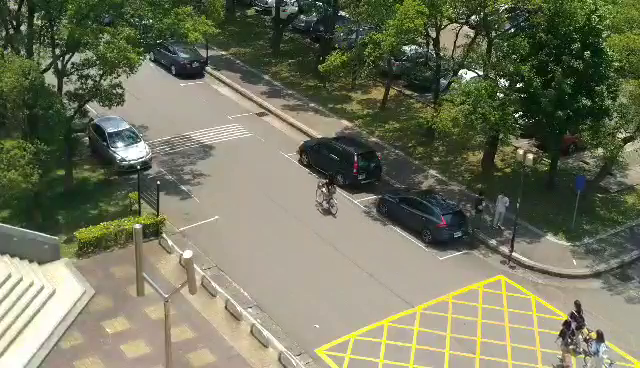
#> input picture frame 95 of W10/viewFromME_video1.mp4, 640 x 368 px
$ python HW7_105303061.py   (older library calls are emulated)
#> lines starting #> are read from the running program, lines starting #| are printed output that depends on the picture; after the words box and inside, x2 and y2 are one past the last pixel; in counts of white or black regions, pixels touching at a corner belong together
# -*- coding: utf-8 -*-
"""
Created on Tue May  5 14:35:02 2020

@author: hj823
"""

import numpy as np
import cv2
cap = cv2.VideoCapture("viewFromME_video1.mp4")

while(True):
    #get fps to cal. sec.
    fps =cap.get(cv2.CAP_PROP_FPS)
    sec = 1/fps
    #print("fps:",fps)

    #get the frame in time
    ret, frame1 = cap.read()
#> frame1 is the input picture: shape (368, 640, 3); mean B, G, R 94.5, 117.8, 115.4

    #blur preocess
    img1 = cv2.GaussianBlur(frame1,(9,9),0)
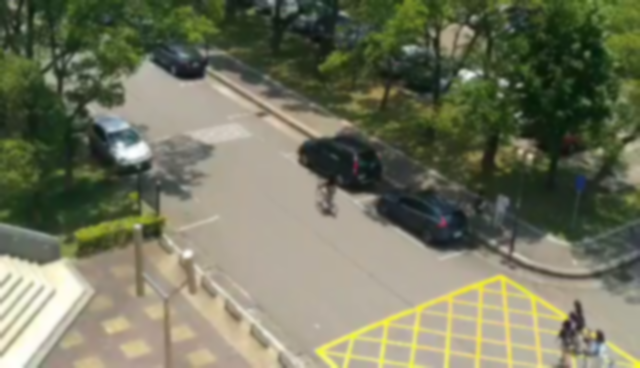
#> img1: shape (368, 640, 3); mean B, G, R 94.5, 117.8, 115.4
    #interval time
    cv2.waitKey(1)
    #get the frame in time
    ret, frame2 = cap.read()
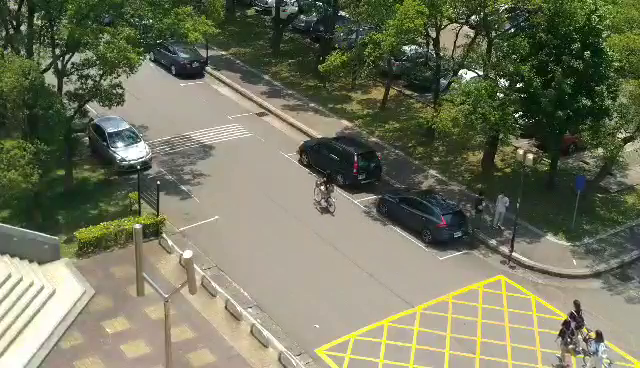
#> input picture frame 96 of W10/viewFromME_video1.mp4, 640 x 368 px
#> frame2 is the input picture: shape (368, 640, 3); mean B, G, R 94.5, 117.8, 115.4

    #blur preocess
    img2 = cv2.GaussianBlur(frame2,(9,9),0)


    #determine the video playing state:    playing or not
    if ret:
        #cal. the difference between frame1 & frame2
        diff = cv2.absdiff(img1,img2)
        #gray level
        gray = cv2.cvtColor(diff,cv2.COLOR_BGR2GRAY)

        #use contour area to divivde the noise
        #if cv2.contourArea(c)<300:
        #   continue
# =============================================================================
#         low_threshold = 80
#         high_threshold = 150
#         img = cv2.Canny(gray, low_threshold, high_threshold)
# =============================================================================
        #threshold process
        a,thresh = cv2.threshold(gray,20,255,cv2.THRESH_BINARY)
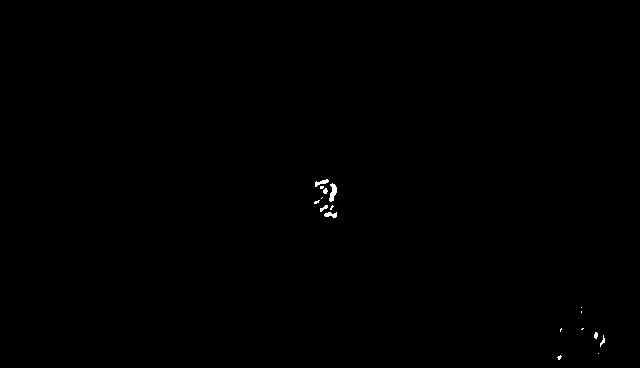
#> thresh: shape (368, 640); 0.15% white; 17 white regions (10 under 20 px), largest, box (x1, y1, x2, y2) and area: (329, 183, 337, 202) 90, (315, 179, 329, 187) 53, (324, 212, 337, 218) 52

        cv2.imshow("frame",thresh)
        kernel = np.ones((3,3))
        dilated = cv2.dilate(thresh,kernel,iterations = 5)
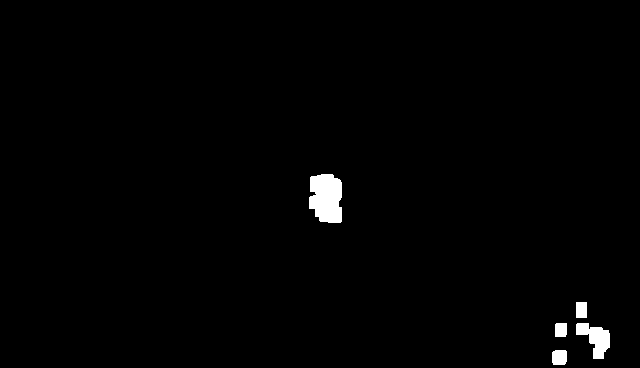
#> dilated: shape (368, 640); 1.1% white; 5 white regions
        _, contour, _ = cv2.findContours(dilated,cv2.RETR_EXTERNAL,cv2.CHAIN_APPROX_SIMPLE)
#> contour = 5 contours; box (x1, y1, x2, y2) and area: (309, 174, 342, 223) 1295, (576, 323, 610, 359) 608, (552, 350, 567, 365) 188, (576, 302, 587, 318) 150, (555, 323, 567, 337) 141
        cv2.drawContours(frame2,contour,-1,(0,0,255),2)
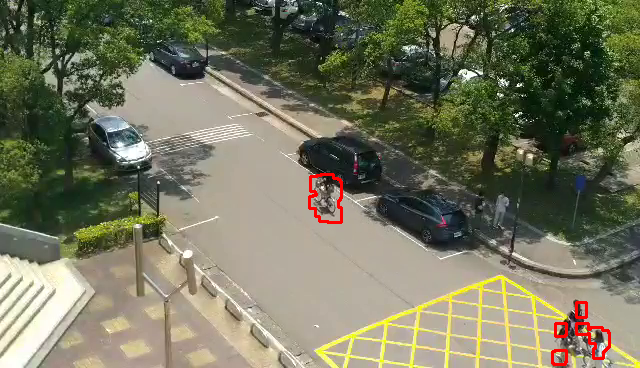
#> frame2: shape (368, 640, 3); 0.58% of pixels changed, all inside (x1, y1, x2, y2) = (308, 173, 611, 366)
        cv2.imshow("video",frame2)

    else:
        break
    #未按鍵時 0xff = 255
    if cv2.waitKey(int(1000*sec)) & 0xFF == ord('q'):
#> (key q is pressed here)
        break
cv2.destroyAllWindows()
cap.release()

$ run again, starting later in the video
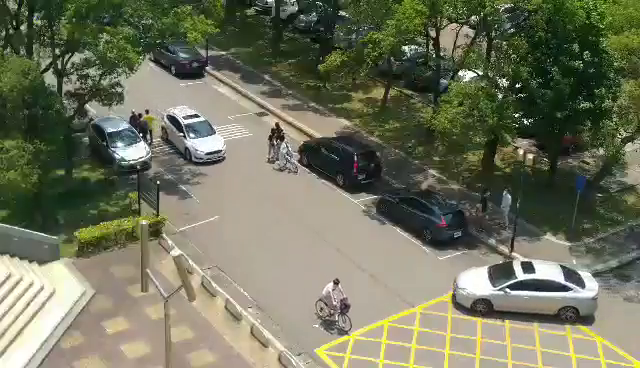
#> input picture frame 766 of W10/viewFromME_video1.mp4, 640 x 368 px
#> frame1 is the input picture: shape (368, 640, 3); mean B, G, R 93.3, 115.5, 113
#> `a,thresh = cv2.threshold(gray,20,255,cv2.THRESH_BINARY)`:
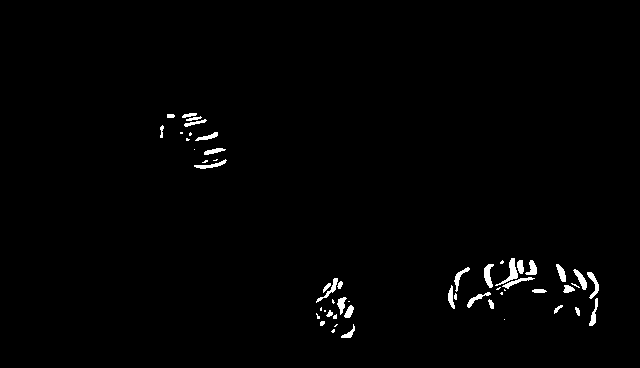
#> thresh: shape (368, 640); 1.2% white; 54 white regions (21 under 20 px), largest, box (x1, y1, x2, y2) and area: (495, 258, 518, 286) 178, (484, 264, 494, 288) 141, (587, 272, 599, 299) 127
#> dilated: shape (368, 640); 5.4% white; 5 white regions
#> contour = 5 contours; box (x1, y1, x2, y2) and area: (443, 253, 552, 325) 4158, (155, 108, 232, 174) 2910, (311, 273, 360, 343) 2510, (551, 259, 604, 331) 2340, (549, 300, 568, 319) 282
#> `cv2.drawContours(frame2,contour,-1,(0,0,255),2)`:
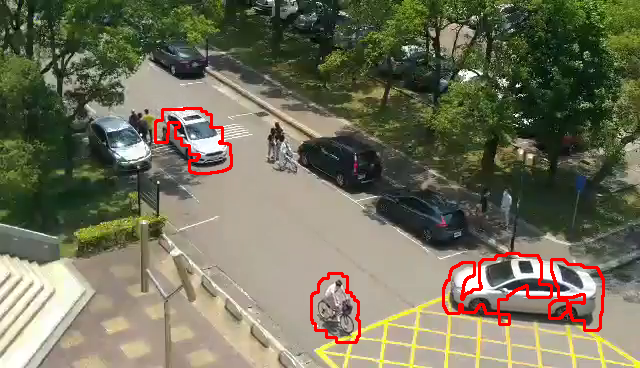
#> frame2: shape (368, 640, 3); mean B, G, R 90.8, 112.9, 114.9
